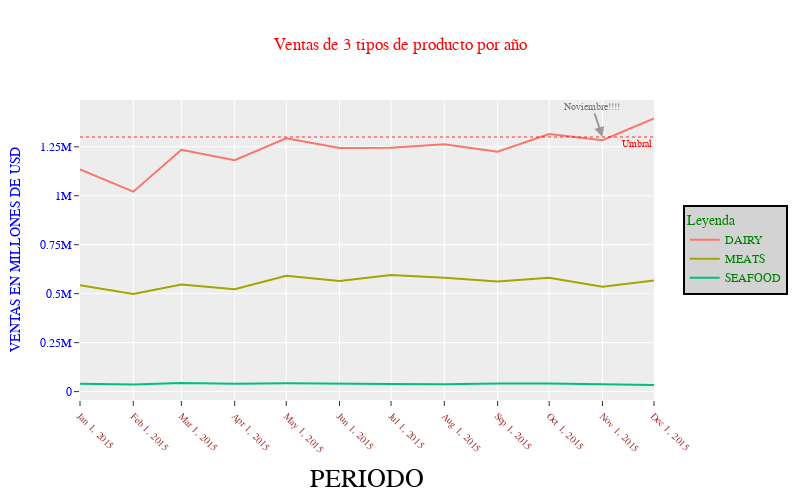

Write notebook code for a chart like this one.
### Code cell
import plotly.express as px
fig = px.line(
    df,
    width = 800, #Medidas en pixeles, no en pulgadas 
    height = 500,
    #template = 'plotly_dark',
    template = 'ggplot2',
    title= 'Ventas de 3 tipos de producto por año',
#     labels = { 
#         'mes' : 'periodo',
#         'value': 'Ventas en millones de dolares',
#         'variable' : 'Tipo de producto'
#     }
#Primera forma
)

fig.update_layout(
    xaxis_title = 'PERIODO',
    yaxis_title = 'VENTAS EN MILLONES DE USD',
    font_color = 'blue ', #Cambios globales
    font_family = 'Courier New',
    legend_font_color = 'black',
    legend_title_font_color = 'green',
    title_font_color = 'red',
    title_font_family = 'Times New Roman'
    
)

fig.update_xaxes(
    tickangle = 45,
    tickvals = df.index.values,
    tickmode = 'array', #Arreglo de etiquetas
    title_font_family = 'Arial', #Cambio solo al eje 
    title_font_color = 'black',
    title_font_size = 26,
    tickfont = {
        'family':'Rockwell',
        'color':'brown',
        'size' : 10
    }
)

fig.update_yaxes(
    #nticks = 8, #Numero de etiquetas APROXIMADO en el eje Y 
    #tickvals = [500000,1000000]
    dtick = 250000 #Distancia
)

fig.add_annotation(
    x = '2015-11',
    y = 1300000,
    text = 'Noviembre!!!!',
    opacity = 0.5,
    font = {
        'size': 10,
        'color' : 'black'
    },
    showarrow = True,
    arrowsize = 1,
    arrowwidth = 2,
    arrowhead = 2 #es un ID del 0 al 8, que indica el tipo de flecha
)

fig.add_hline(
    y = 1300000,
    annotation_text = 'Umbral',
    annotation_position = 'bottom right',
    annotation_font_color = 'red',
    annotation_font_size = 10,
    line_dash = 'dot',
    opacity = 0.8,
    line_width = 1,
    line_color = 'red'
)

fig.update_layout(
    legend_title_text = 'Leyenda',
    legend = {
        'y' : 0.5,
        'x' : 1.05,
        'font': {
            'family' : 'Courier',
            'size' : 12,
            'color' : 'green'
        },
        'bgcolor' : 'LightGrey' ,
        'bordercolor' : 'Black',
        'borderwidth' : 2
    },
    
    
)

fig.show()

### Figure 1 — Plotly figure (JSON) as saved in the notebook; plotly's stock layout.template omitted (floating-point values rounded to 4 significant figures)
{"data": [{"hovertemplate": "variable=DAIRY<br>mes=%{x}<br>value=%{y}<extra></extra>", "legendgroup": "DAIRY", "line": {"color": "#F8766D", "dash": "solid"}, "marker": {"symbol": "circle"}, "mode": "lines", "name": "DAIRY", "orientation": "v", "showlegend": true, "type": "scatter", "x": ["2015-01", "2015-02", "2015-03", "2015-04", "2015-05", "2015-06", "2015-07", "2015-08", "2015-09", "2015-10", "2015-11", "2015-12"], "xaxis": "x", "y": [1134521, 1020747, 1234851, 1181180, 1293308, 1243588, 1244815, 1263428, 1224619, 1314827, 1283672, 1394582], "yaxis": "y"}, {"hovertemplate": "variable=MEATS<br>mes=%{x}<br>value=%{y}<extra></extra>", "legendgroup": "MEATS", "line": {"color": "#A3A500", "dash": "solid"}, "marker": {"symbol": "circle"}, "mode": "lines", "name": "MEATS", "orientation": "v", "showlegend": true, "type": "scatter", "x": ["2015-01", "2015-02", "2015-03", "2015-04", "2015-05", "2015-06", "2015-07", "2015-08", "2015-09", "2015-10", "2015-11", "2015-12"], "xaxis": "x", "y": [543100.0, 498700.0, 546500.0, 522300.0, 591700.0, 565000.0, 594900.0, 581200.0, 562700.0, 580800.0, 535900.0, 567400.0], "yaxis": "y"}, {"hovertemplate": "variable=SEAFOOD<br>mes=%{x}<br>value=%{y}<extra></extra>", "legendgroup": "SEAFOOD", "line": {"color": "#00BF7D", "dash": "solid"}, "marker": {"symbol": "circle"}, "mode": "lines", "name": "SEAFOOD", "orientation": "v", "showlegend": true, "type": "scatter", "x": ["2015-01", "2015-02", "2015-03", "2015-04", "2015-05", "2015-06", "2015-07", "2015-08", "2015-09", "2015-10", "2015-11", "2015-12"], "xaxis": "x", "y": [40470.0, 36070.0, 43810.0, 39980.0, 42510.0, 38780.0, 38540.0, 37770.0, 41910.0, 41420.0, 38820.0, 33730.0], "yaxis": "y"}], "layout": {"annotations": [{"arrowhead": 2, "arrowsize": 1, "arrowwidth": 2, "font": {"color": "black", "size": 10}, "opacity": 0.5, "showarrow": true, "text": "Noviembre!!!!", "x": "2015-11", "y": 1300000}, {"font": {"color": "red", "size": 10}, "showarrow": false, "text": "Umbral", "x": 1, "xanchor": "right", "xref": "x domain", "y": 1300000, "yanchor": "top", "yref": "y"}], "font": {"color": "blue ", "family": "Courier New"}, "height": 500, "legend": {"bgcolor": "LightGrey", "bordercolor": "Black", "borderwidth": 2, "font": {"color": "green", "family": "Courier", "size": 12}, "title": {"font": {"color": "green"}, "text": "Leyenda"}, "tracegroupgap": 0, "x": 1.05, "y": 0.5}, "shapes": [{"line": {"color": "red", "dash": "dot", "width": 1}, "opacity": 0.8, "type": "line", "x0": 0, "x1": 1, "xref": "x domain", "y0": 1300000, "y1": 1300000, "yref": "y"}], "title": {"font": {"color": "red", "family": "Times New Roman"}, "text": "Ventas de 3 tipos de producto por año"}, "width": 800, "xaxis": {"anchor": "y", "domain": [0, 1], "tickangle": 45, "tickfont": {"color": "brown", "family": "Rockwell", "size": 10}, "tickmode": "array", "tickvals": ["2015-01", "2015-02", "2015-03", "2015-04", "2015-05", "2015-06", "2015-07", "2015-08", "2015-09", "2015-10", "2015-11", "2015-12"], "title": {"font": {"color": "black", "family": "Arial", "size": 26}, "text": "PERIODO"}}, "yaxis": {"anchor": "x", "domain": [0, 1], "dtick": 250000, "title": {"text": "VENTAS EN MILLONES DE USD"}}}}
